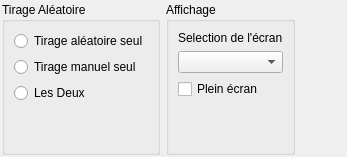
                                        <widget class="QWidget" name="tabConfig">
                                            <attribute name="title">
                                                <string>Configuration</string>
                                            </attribute>
                                            <layout class="QHBoxLayout" name="horizontalLayout_3">
                                                <property name="sizeConstraint">
                                                    <enum>QLayout::SetNoConstraint</enum>
                                                </property>
                                                <property name="leftMargin">
                                                    <number>2</number>
                                                </property>
                                                <property name="topMargin">
                                                    <number>2</number>
                                                </property>
                                                <property name="rightMargin">
                                                    <number>2</number>
                                                </property>
                                                <property name="bottomMargin">
                                                    <number>2</number>
                                                </property>
                                                <item>
                                                    <widget class="QGroupBox" name="selectTypeDraw">
                                                        <property name="sizePolicy">
                                                            <sizepolicy hsizetype="Preferred" vsizetype="Preferred">
                                                                <horstretch>0</horstretch>
                                                                <verstretch>0</verstretch>
                                                            </sizepolicy>
                                                        </property>
                                                        <property name="title">
                                                            <string>Tirage Aléatoire</string>
                                                        </property>
                                                        <layout class="QVBoxLayout" name="verticalLayout_5">
                                                            <item>
                                                                <widget class="QRadioButton" name="radioBtnPureRandom">
                                                                    <property name="text">
                                                                        <string>Tirage aléatoire seul</string>
                                                                    </property>
                                                                </widget>
                                                            </item>
                                                            <item>
                                                                <widget class="QRadioButton" name="radioBtnPureManual">
                                                                    <property name="text">
                                                                        <string>Tirage manuel seul</string>
                                                                    </property>
                                                                </widget>
                                                            </item>
                                                            <item>
                                                                <widget class="QRadioButton" name="radioBtnBoth">
                                                                    <property name="text">
                                                                        <string>Les Deux</string>
                                                                    </property>
                                                                </widget>
                                                            </item>
                                                            <item>
                                                                <spacer name="verticalSpacer_3">
                                                                    <property name="orientation">
                                                                        <enum>Qt::Vertical</enum>
                                                                    </property>
                                                                    <property name="sizeHint" stdset="0">
                                                                        <size>
                                                                            <width>20</width>
                                                                            <height>40</height>
                                                                        </size>
                                                                    </property>
                                                                </spacer>
                                                            </item>
                                                        </layout>
                                                    </widget>
                                                </item>
                                                <item>
                                                    <widget class="QGroupBox" name="groupBox_4">
                                                        <property name="sizePolicy">
                                                            <sizepolicy hsizetype="Maximum" vsizetype="Minimum">
                                                                <horstretch>0</horstretch>
                                                                <verstretch>0</verstretch>
                                                            </sizepolicy>
                                                        </property>
                                                        <property name="title">
                                                            <string>Affichage</string>
                                                        </property>
                                                        <layout class="QVBoxLayout" name="verticalLayout_7">
                                                            <item>
                                                                <widget class="QLabel" name="label_28">
                                                                    <property name="text">
                                                                        <string>Selection de l'écran</string>
                                                                    </property>
                                                                </widget>
                                                            </item>
                                                            <item>
                                                                <widget class="QComboBox" name="SelectScreen"/>
                                                            </item>
                                                            <item>
                                                                <widget class="QCheckBox" name="CheckFullScreen">
                                                                    <property name="text">
                                                                        <string>Plein écran</string>
                                                                    </property>
                                                                </widget>
                                                            </item>
                                                            <item>
                                                                <spacer name="verticalSpacer_2">
                                                                    <property name="orientation">
                                                                        <enum>Qt::Vertical</enum>
                                                                    </property>
                                                                    <property name="sizeHint" stdset="0">
                                                                        <size>
                                                                            <width>20</width>
                                                                            <height>40</height>
                                                                        </size>
                                                                    </property>
                                                                </spacer>
                                                            </item>
                                                        </layout>
                                                    </widget>
                                                </item>
                                                <item>
                                                    <spacer name="horizontalSpacer_5">
                                                        <property name="orientation">
                                                            <enum>Qt::Horizontal</enum>
                                                        </property>
                                                        <property name="sizeType">
                                                            <enum>QSizePolicy::Expanding</enum>
                                                        </property>
                                                        <property name="sizeHint" stdset="0">
                                                            <size>
                                                                <width>50</width>
                                                                <height>20</height>
                                                            </size>
                                                        </property>
                                                    </spacer>
                                                </item>
                                            </layout>
                                        </widget>
